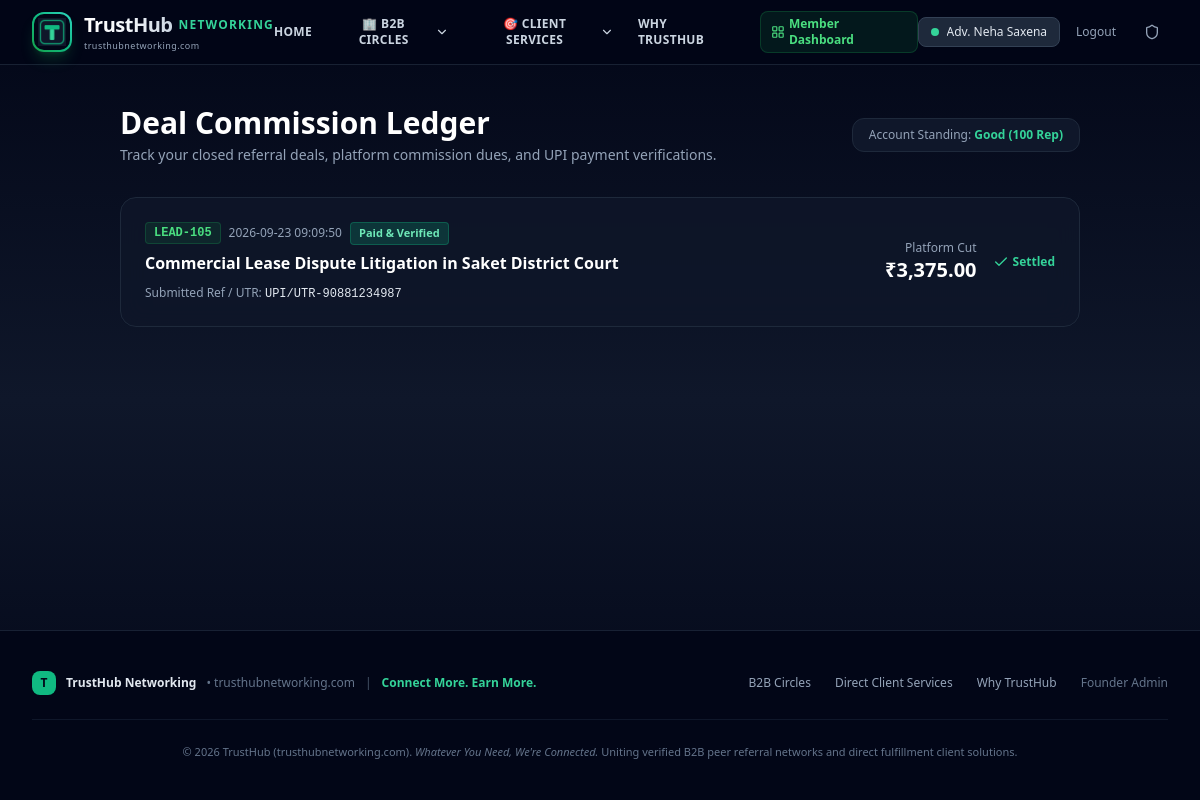
The app's page /ledger (signed in) with its own data.
### tables this page shows
CREATE TABLE users (
        id INTEGER PRIMARY KEY AUTOINCREMENT,
        full_name TEXT NOT NULL,
        phone_number TEXT NOT NULL,
        whatsapp_number TEXT NOT NULL,
        profession_category TEXT NOT NULL,
        profession_custom TEXT,
        group_id INTEGER,
        city_area TEXT NOT NULL,
        business_name TEXT,
        years_experience INTEGER DEFAULT 1,
        rera_or_license_id TEXT,
        source_channel TEXT,
        consent_share_contact INTEGER DEFAULT 1,
        verification_status TEXT DEFAULT 'approved', -- 'pending', 'approved', 'rejected'
        reputation_score INTEGER DEFAULT 100,
        role TEXT DEFAULT 'member', -- 'member', 'admin'
        subscription_status TEXT DEFAULT 'trial', -- 'trial', 'active', 'expired'
        trial_ends_at TIMESTAMP,
        created_at TIMESTAMP DEFAULT CURRENT_TIMESTAMP,
        FOREIGN KEY (group_id) REFERENCES vertical_groups (id)
    );

CREATE TABLE commission_ledger (
        id INTEGER PRIMARY KEY AUTOINCREMENT,
        lead_id INTEGER NOT NULL,
        payer_id INTEGER NOT NULL,
        amount REAL NOT NULL,
        status TEXT DEFAULT 'pending', -- 'pending', 'proof_submitted', 'verified'
        payment_method TEXT DEFAULT 'UPI',
        proof_reference TEXT,
        proof_notes TEXT,
        created_at TIMESTAMP DEFAULT CURRENT_TIMESTAMP,
        FOREIGN KEY (lead_id) REFERENCES leads (id),
        FOREIGN KEY (payer_id) REFERENCES users (id)
    );

CREATE TABLE leads (
        id INTEGER PRIMARY KEY AUTOINCREMENT,
        lead_token TEXT UNIQUE,
        group_id INTEGER NOT NULL,
        author_id INTEGER NOT NULL,
        title TEXT NOT NULL,
        deal_type TEXT NOT NULL, -- 'buy', 'sell', 'rent', 'project', 'client_consult', 'other'
        sub_location TEXT NOT NULL,
        budget_range TEXT NOT NULL,
        description TEXT NOT NULL,
        expected_commission TEXT,
        status TEXT DEFAULT 'open', -- 'open', 'claimed', 'in_progress', 'closed', 'disputed'
        claimed_by_id INTEGER,
        claimed_at TIMESTAMP,
        closed_at TIMESTAMP,
        deal_value REAL DEFAULT 0,
        commission_earned REAL DEFAULT 0,
        platform_fee REAL DEFAULT 0,
        created_at TIMESTAMP DEFAULT CURRENT_TIMESTAMP,
        FOREIGN KEY (group_id) REFERENCES vertical_groups (id),
        FOREIGN KEY (author_id) REFERENCES users (id),
        FOREIGN KEY (claimed_by_id) REFERENCES users (id)
    );

### main.py (the view)
@app.get("/ledger", response_class=HTMLResponse)
async def ledger_page(request: Request):
    current_user = get_current_user(request)
    if not current_user:
        return RedirectResponse(url="/login", status_code=302)
    ledger_entries = models.get_commission_ledger(current_user["id"])
    return templates.TemplateResponse(request=request, name="ledger.html", context={
        "current_user": current_user,
        "ledger_entries": ledger_entries
    })

### templates/ledger.html (shortened to what this page needs)
{% extends "layout.html" %}
{% block content %}
<div class="max-w-5xl mx-auto px-4 sm:px-6 lg:px-8 py-10" x-data="{ proofModal: false, selectedLedgerId: null, selectedAmount: 0 }">
  <div class="mb-8 flex flex-col sm:flex-row sm:items-center justify-between gap-4">
    <div>
      <h1 class="text-2xl sm:text-3xl font-extrabold text-white">Deal Commission Ledger</h1>
      <p class="text-xs sm:text-sm text-slate-400 mt-1">Track your closed referral deals, platform commission dues, and UPI payment verifications.</p>
    </div>
    <div class="flex items-center gap-3">
      <div class="px-4 py-2 rounded-xl bg-slate-900 border border-slate-800 text-xs">
        <span class="text-slate-400">Account Standing:</span> <strong class="text-emerald-400">Good (100 Rep)</strong>
      </div>
    </div>
  </div>
  {% if ledger_entries %}
    <div class="space-y-4">
      {% for entry in ledger_entries %}
        <div class="p-6 rounded-2xl glass-card border border-slate-800 flex flex-col md:flex-row md:items-center justify-between gap-6">
          <div class="space-y-1.5">
            <div class="flex items-center gap-2">
              <span class="font-mono text-xs font-bold text-brand-400 bg-brand-500/10 px-2 py-0.5 rounded border border-brand-500/20">
                {{ entry.lead_token }}
              </span>
              <span class="text-xs text-slate-400">{{ entry.created_at }}</span>
              {% if entry.status == 'verified' %}
                <span class="text-[11px] font-bold px-2 py-0.5 rounded bg-emerald-500/20 text-emerald-300 border border-emerald-500/30">
                  Paid & Verified
                </span>
              {% elif entry.status == 'proof_submitted' %}
                <span class="text-[11px] font-bold px-2 py-0.5 rounded bg-amber-500/20 text-amber-300 border border-amber-500/30">
                  Verification Pending
                </span>
              {% else %}
                <span class="text-[11px] font-bold px-2 py-0.5 rounded bg-rose-500/20 text-rose-300 border border-rose-500/30">
                  Payment Due
                </span>
              {% endif %}
            </div>
            <h3 class="text-base font-bold text-white">{{ entry.lead_title }}</h3>
            {% if entry.proof_reference %}
              <div class="text-xs text-slate-400 pt-1">
                <span>Submitted Ref / UTR: <code class="text-slate-200">{{ entry.proof_reference }}</code></span>
              </div>
            {% endif %}
          </div>
          <div class="flex items-center gap-4 shrink-0">
            <div class="text-right">
              <div class="text-xs text-slate-400">Platform Cut</div>
              <div class="text-xl font-extrabold text-white">₹{{ "{:,.2f}".format(entry.amount) }}</div>
            </div>
            {% if entry.status == 'pending' %}
              <button @click="selectedLedgerId = {{ entry.id }}; selectedAmount = '{{ entry.amount }}'; proofModal = true" class="py-2.5 px-4 rounded-xl bg-gradient-to-r from-brand-600 to-emerald-500 hover:from-brand-500 hover:to-emerald-400 text-slate-950 font-bold text-xs shadow-md transition">
                Pay via UPI
              </button>
            {% elif entry.status == 'proof_submitted' %}
              <span class="text-xs text-amber-400 font-medium italic">Under Review</span>
            {% elif entry.status == 'verified' %}
              <span class="text-xs text-emerald-400 font-bold flex items-center gap-1">
                <i data-lucide="check" class="w-4 h-4"></i> Settled
              </span>
            {% endif %}
          </div>
        </div>
      {% endfor %}
    </div>
  {% endif %}
</div>
{% endblock %}

### templates/layout.html (shortened to what this page needs)
<!DOCTYPE html>
<html lang="en" class="h-full bg-slate-950 text-slate-100">
<head>
  <script src="https://cdn.tailwindcss.com"></script>
</head>
<body class="min-h-full flex flex-col bg-gradient-to-b from-slate-950 via-slate-900 to-slate-950 font-sans antialiased text-slate-200 selection:bg-brand-500 selection:text-white pb-16 md:pb-0">
  <header class="sticky top-0 z-50 border-b border-slate-800/80 bg-slate-950/90 backdrop-blur-md">
    <div class="max-w-7xl mx-auto px-4 sm:px-6 lg:px-8 h-16 flex items-center justify-between">
      <a href="/" class="flex items-center gap-3 group">
        <div class="w-10 h-10 rounded-xl bg-gradient-to-tr from-brand-600 via-emerald-500 to-teal-400 p-0.5 flex items-center justify-center text-slate-950 shadow-lg shadow-brand-500/20 group-hover:scale-105 transition-transform overflow-hidden">
          <div class="w-full h-full rounded-[10px] bg-slate-950 flex items-center justify-center relative overflow-hidden">
            <img src="/static/images/logo.png" alt="TrustHub" class="w-full h-full object-contain p-1" onerror="this.style.display='none'; this.nextElementSibling.style.display='flex';" />
          </div>
        </div>
        <div>
          <div class="flex items-center gap-1.5">
            <span class="text-xl font-extrabold tracking-tight bg-gradient-to-r from-white via-slate-100 to-slate-300 bg-clip-text text-transparent">TrustHub</span>
            <span class="text-xs uppercase tracking-widest font-bold text-emerald-400">Networking</span>
          </div>
          <div class="text-[9px] text-slate-400 font-medium tracking-wider">trusthubnetworking.com</div>
        </div>
      </a>
      <nav class="hidden lg:flex items-center gap-6 text-sm font-semibold text-slate-300">
        <a href="/" class="hover:text-white transition-colors tracking-wide uppercase text-xs">Home</a>
        <div x-data="{ open: false }" class="relative" @click.away="open = false">
          <button @click="open = !open" class="flex items-center gap-1 hover:text-white transition-colors tracking-wide uppercase text-xs focus:outline-none">
            <span>🏢 B2B Circles</span>
            <i data-lucide="chevron-down" class="w-3.5 h-3.5 transition-transform" :class="open ? 'rotate-180' : ''"></i>
          </button>
        </div>
        <div x-data="{ open: false }" class="relative" @click.away="open = false">
          <button @click="open = !open" class="flex items-center gap-1 hover:text-white transition-colors tracking-wide uppercase text-xs focus:outline-none">
            <span>🎯 Client Services</span>
            <i data-lucide="chevron-down" class="w-3.5 h-3.5 transition-transform" :class="open ? 'rotate-180' : ''"></i>
          </button>
        </div>
        <a href="/#advantages" class="hover:text-white transition-colors tracking-wide uppercase text-xs">Why TrustHub</a>
        {% if current_user %}
          <a href="/app" class="text-brand-400 hover:text-brand-300 flex items-center gap-1 text-xs font-bold px-2.5 py-1 rounded-lg bg-brand-500/10 border border-brand-500/20">
            <i data-lucide="layout-grid" class="w-3.5 h-3.5"></i> Member Dashboard
          </a>
        {% endif %}
      </nav>
      <div class="flex items-center gap-3">
        {% if current_user %}
          <div class="flex items-center gap-2">
            <a href="/app" class="hidden sm:flex items-center gap-2 px-3 py-1.5 rounded-lg bg-slate-800 hover:bg-slate-700 text-xs text-slate-200 border border-slate-700 transition">
              <span class="w-2 h-2 rounded-full bg-emerald-400 animate-pulse"></span>
              <span class="font-medium truncate max-w-[120px]">{{ current_user.full_name }}</span>
            </a>
            <a href="/logout" class="text-xs text-slate-400 hover:text-white px-2 py-1">Logout</a>
          </div>
        {% endif %}
        <a href="/admin" title="Founder Admin Portal" class="p-2 text-slate-400 hover:text-brand-400 transition-colors rounded-lg hover:bg-slate-800">
          <i data-lucide="shield" class="w-4 h-4"></i>
        </a>
      </div>
    </div>
  </header>
  <main class="flex-1">
    {% block content %}{% endblock %}
  </main>
  <footer class="border-t border-slate-800/80 bg-slate-950 text-slate-400 text-xs py-10 mt-20">
    <div class="max-w-7xl mx-auto px-4 sm:px-6 lg:px-8">
      <div class="flex flex-col md:flex-row items-center justify-between gap-6">
        <div class="flex items-center gap-2.5">
          <div class="w-6 h-6 rounded-lg bg-emerald-500 flex items-center justify-center text-slate-950 text-xs font-black">T</div>
          <span class="font-bold text-slate-200">TrustHub Networking</span>
          <span class="text-xs text-slate-500">• trusthubnetworking.com</span>
          <span class="text-slate-600">|</span>
          <span class="text-emerald-400 font-semibold">Connect More. Earn More.</span>
        </div>
        <div class="flex flex-wrap items-center gap-6">
          <a href="/#professions" class="hover:text-slate-200">B2B Circles</a>
          <a href="/#services" class="hover:text-slate-200">Direct Client Services</a>
          <a href="/#advantages" class="hover:text-slate-200">Why TrustHub</a>
          <a href="/admin" class="hover:text-brand-400 text-slate-500">Founder Admin</a>
        </div>
      </div>
      <div class="mt-6 pt-6 border-t border-slate-900 text-center text-slate-500 text-[11px]">
        &copy; 2026 TrustHub (trusthubnetworking.com). <em>Whatever You Need, We're Connected.</em> Uniting verified B2B peer referral networks and direct fulfillment client solutions.
      </div>
    </div>
  </footer>
</body>
</html>

### templates/layout.html (style rules this page uses)
.glass-card { background: rgba(15, 23, 42, 0.75); backdrop-filter: blur(12px); border: 1px solid rgba(255, 255, 255, 0.08); }

### records on screen
users: full_name "Adv. Neha Saxena"
commission_ledger: lead_token "LEAD-105", created_at "2026-09-23 09:09:50", status "Paid & Verified", lead_title "Commercial Lease Dispute Litigation in Saket District Court", proof_reference "UPI/UTR-90881234987", amount "3,375.00"
